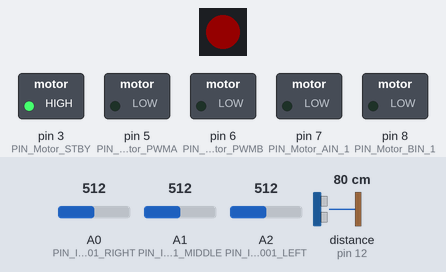
Recording of a sketch running on a simulated Arduino Uno, built with avr-gcc and run on an emulated ATmega328P. On the bench: 1 RGB LEDs in strip order, left to right, switched loads named in the sketch (green lamp = pin HIGH). Wiring (inferred from the names in the program): ultrasonic range finder: trigger pin 13; echo pin 12. The inputs (shaded band) are chosen by the test bench; at power-on: A0 (PIN_ITR20001_RIGHT) = 512, A1 (PIN_ITR20001_MIDDLE) = 512, A2 (PIN_ITR20001_LEFT) = 512, distance to the obstacle (sensor on pin 12) 80 cm. The echo pulse lasts 58.3 µs per cm; dim RGB values are drawn brighter than linear; pins used as bus, display or sensor lines are not drawn; what the sketch prints to the serial monitor is not drawn.

Above: at 1.2 s.
1.3 s: A0 (PIN_ITR20001_RIGHT) set to 590
2.8 s: A0 (PIN_ITR20001_RIGHT) set to 608
At 3.1 s:
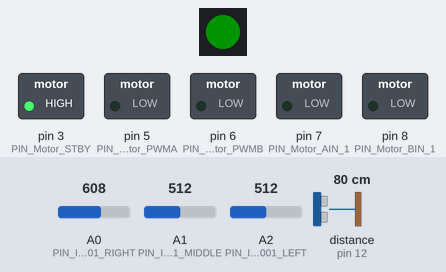
4.3 s: A0 (PIN_ITR20001_RIGHT) set to 306
At 5.5 s:
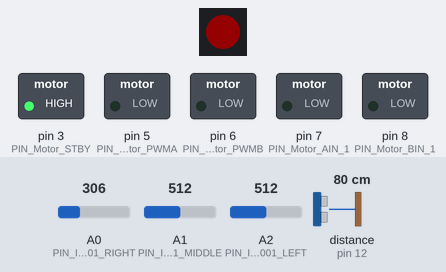
5.8 s: A0 (PIN_ITR20001_RIGHT) set to 610
At 7.2 s:
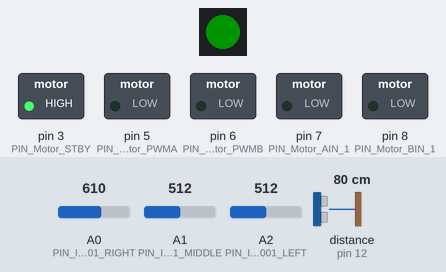
Timing chart, 0 to 8.3 s (numbered marks = the images above; inputs shaded):
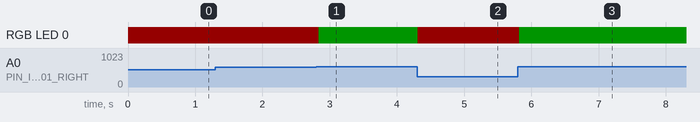

Measured:
- the behaviour switches between 600 and 601 on A0 (PIN_ITR20001_RIGHT) (found by bisection; images 0 and 1)
- after the input at 1.3 s, every drawn part: stays the same
- after the input at 2.8 s, RGB LED 0: RGB(20, 0, 0) → RGB(0, 20, 0) at once
- after the input at 4.3 s, RGB LED 0: RGB(0, 20, 0) → RGB(20, 0, 0) at once
- after the input at 5.8 s, RGB LED 0: RGB(20, 0, 0) → RGB(0, 20, 0) at once

The sketch:

peter_code.ino
```cpp
#include <Arduino_FreeRTOS.h>
#include <semphr.h>
#include "FastLED.h"

#define PIN_RBGLED 4
#define NUM_LEDS 1

#define TRIG_PIN 13
#define ECHO_PIN 12
#define PIN_ITR20001_LEFT   A2
#define PIN_ITR20001_MIDDLE A1
#define PIN_ITR20001_RIGHT  A0
// Enable/Disable motor control.
//  HIGH: motor control enabled
//  LOW: motor control disabled
#define PIN_Motor_STBY 3

// Group A Motors (Right Side)
// PIN_Motor_AIN_1: Digital output. HIGH: Forward, LOW: Backward
#define PIN_Motor_AIN_1 7
// PIN_Motor_PWMA: Analog output [0-255]. It provides speed.
#define PIN_Motor_PWMA 5

// Group B Motors (Left Side)
// PIN_Motor_BIN_1: Digital output. HIGH: Forward, LOW: Backward
#define PIN_Motor_BIN_1 8
// PIN_Motor_PWMB: Analog output [0-255]. It provides speed.
#define PIN_Motor_PWMB 6

#define SPEED 120
#define TURN_SPEED 60

#define PERIODIC_MOVE 90   //MOVE
#define PERIODIC_SENSE 70  //SENSE
#define PERIODIC_DIST 90   //DIST
#define START 0

int received = 0;

CRGB leds[NUM_LEDS];

volatile int ir_state = 1;
volatile int last_ir_sense = 1;
int stop = 1;
long dist;


void setup() {
  // put your setup code here, to run once:
  Serial.begin(9600);
  pinMode(TRIG_PIN, OUTPUT);
  pinMode(ECHO_PIN, INPUT_PULLUP);
  pinMode(PIN_ITR20001_LEFT, INPUT);
  pinMode(PIN_ITR20001_MIDDLE, INPUT);
  pinMode(PIN_ITR20001_RIGHT, INPUT);


  pinMode(TRIG_PIN, OUTPUT);
  pinMode(ECHO_PIN, INPUT);

  pinMode(PIN_Motor_STBY, OUTPUT);

  pinMode(PIN_Motor_AIN_1, OUTPUT);
  pinMode(PIN_Motor_PWMA, OUTPUT);

  pinMode(PIN_Motor_BIN_1, OUTPUT);
  pinMode(PIN_Motor_PWMB, OUTPUT);

  FastLED.addLeds<NEOPIXEL, PIN_RBGLED>(leds, NUM_LEDS);
  FastLED.setBrightness(20);


  digitalWrite(PIN_Motor_STBY, HIGH);
  xTaskCreate(sense_line, "Sense_Line", 90, NULL, 2, NULL);
  xTaskCreate(movement, "Movement", 70, NULL, 3, NULL);
  xTaskCreate(sense_distance, "Sense_Distance", 90, NULL, 1, NULL);
  xTaskCreate(comunication_esp, "Comunication_ESP", 90, NULL, 0, NULL);

}

uint32_t Color(uint8_t r, uint8_t g, uint8_t b)
{
  return (((uint32_t)r << 16) | ((uint32_t)g << 8) | b);
}

void forward(int speed) {
  digitalWrite(PIN_Motor_AIN_1, HIGH);
  analogWrite(PIN_Motor_PWMA, speed);
  digitalWrite(PIN_Motor_BIN_1, HIGH);
  analogWrite(PIN_Motor_PWMB, speed);
}

void backward(int speed) {
  digitalWrite(PIN_Motor_AIN_1, LOW);
  analogWrite(PIN_Motor_PWMA, speed);
  digitalWrite(PIN_Motor_BIN_1, LOW);
  analogWrite(PIN_Motor_PWMB, speed);
}

void turn_left(int speed, int turn_speed) {
  digitalWrite(PIN_Motor_AIN_1, HIGH);
  analogWrite(PIN_Motor_PWMA, speed);
  digitalWrite(PIN_Motor_BIN_1, HIGH);
  analogWrite(PIN_Motor_PWMB, turn_speed);
}

void turn_right(int speed, int turn_speed) {
  digitalWrite(PIN_Motor_AIN_1, HIGH);
  analogWrite(PIN_Motor_PWMA, turn_speed);
  digitalWrite(PIN_Motor_BIN_1, HIGH);
  analogWrite(PIN_Motor_PWMB, speed);
}

void movement(void *pvParameters) {
  TickType_t xLastWakeTime, aux;


  while (1) {
    xLastWakeTime = xTaskGetTickCount();
    aux = xLastWakeTime;

    if (stop == 0) {
      switch(ir_state) {
        case 0:
          turn_right(SPEED, TURN_SPEED);
          break;

        case 1:
          forward(SPEED);
          break;

        case 2:
          turn_left(SPEED, TURN_SPEED);
          break;

        case -1:
          switch(last_ir_sense) {
            case 0:
              turn_right(SPEED, 5);
              break;

            case 1:
              forward(SPEED);
              break;

            case 2:
              turn_left(SPEED, 5);
              break;

            default:
              break;
          }
          break;

        default:
          break;
      }
    } else {
      analogWrite(PIN_Motor_PWMA, 0);
      analogWrite(PIN_Motor_PWMB, 0);
    }

    xTaskDelayUntil( &xLastWakeTime, ( PERIODIC_MOVE / portTICK_PERIOD_MS ) );

  }
}

void sense_distance(void *pvParameters) {
   TickType_t xLastWakeTime, aux;


  while (1) {
    xLastWakeTime = xTaskGetTickCount();
    aux = xLastWakeTime;
    long duration;
    digitalWrite(TRIG_PIN, LOW);
    delayMicroseconds(2);
    digitalWrite(TRIG_PIN, HIGH);
    delayMicroseconds(10);
    digitalWrite(TRIG_PIN, LOW);

    duration = pulseIn(ECHO_PIN, HIGH);
    dist = duration * 0.034 / 2; // Speed of sound in air is approximately 34 microseconds per centimeter
    if (dist <= 8 && dist >= 5) {
      stop = 1;
    }


    xTaskDelayUntil( &xLastWakeTime, ( PERIODIC_DIST / portTICK_PERIOD_MS ) );
  }
}


void comunication_esp(void *pvParameters) {
  TickType_t xLastWakeTime, aux;


  while (1) {
    xLastWakeTime = xTaskGetTickCount();
    aux = xLastWakeTime;

    if (stop == 1) {
      char s = Serial.read();
      //Serial.print(s);
      //if (Serial.available() > 0) {

        //String c = Serial.readString();
        //Serial .print(c);

        // if (c == "a")  {

        //   // Set Red Green to LED
        //   stop = 0;
        //   FastLED.showColor(Color(0, 0, 255));
        //   break;
        // }

      //}
      int n = atoi(s);
      Serial.print(n);
      if (n == 1)  {

        // Set Red Green to LED
        stop = 0;
        FastLED.showColor(Color(0, 0, 255));
        break;
      }

    }

    xTaskDelayUntil( &xLastWakeTime, ( PERIODIC_DIST / portTICK_PERIOD_MS ) );
  }
}

void sense_line(void *pvParameters) {
  TickType_t xLastWakeTime, aux;

  while (1) {
    xLastWakeTime = xTaskGetTickCount();
    aux = xLastWakeTime;

    int sensor_rigth = analogRead(PIN_ITR20001_RIGHT);
    int sensor_left = analogRead(PIN_ITR20001_LEFT);
    int sensor_middle = analogRead(PIN_ITR20001_MIDDLE);

    if(sensor_rigth > 600 && sensor_rigth > sensor_left) {
      ir_state = 0;
      last_ir_sense = 0;
      FastLED.showColor(Color(0, 255, 0));
    } else if(sensor_middle > 600 && sensor_middle > sensor_rigth && sensor_middle > sensor_left) {
      ir_state = 1;
      last_ir_sense = 1;
      FastLED.showColor(Color(0, 255, 0));
    } else if(sensor_left > 600 && sensor_left > sensor_rigth) {
      ir_state = 2;
      last_ir_sense = 2;
      FastLED.showColor(Color(0, 255, 0));
    } else {
      ir_state = -1;
      FastLED.showColor(Color(255, 0, 0));
    }

    xTaskDelayUntil( &xLastWakeTime, ( PERIODIC_SENSE / portTICK_PERIOD_MS ) );


  }


}


void loop() {

}
```
